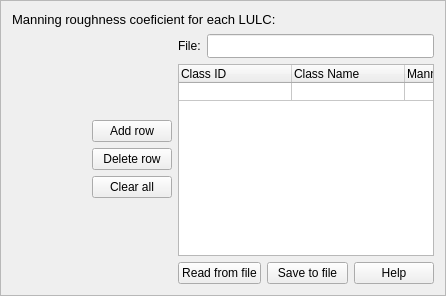
                 <widget class="QFrame" name="frame_5">
                  <property name="minimumSize">
                   <size>
                    <width>0</width>
                    <height>0</height>
                   </size>
                  </property>
                  <property name="frameShape">
                   <enum>QFrame::StyledPanel</enum>
                  </property>
                  <property name="frameShadow">
                   <enum>QFrame::Raised</enum>
                  </property>
                  <layout class="QGridLayout" name="gridLayout_49">
                   <item row="0" column="0" colspan="2">
                    <layout class="QVBoxLayout" name="verticalLayout_7">
                     <item>
                      <layout class="QHBoxLayout" name="horizontalLayout_13">
                       <item>
                        <widget class="QLabel" name="label_41">
                         <property name="text">
                          <string>&lt;html&gt;&lt;head/&gt;&lt;body&gt;&lt;p align=&quot;justify&quot;&gt;&lt;span style=&quot; font-size:10pt;&quot;&gt;Manning roughness coeficient for each LULC: &lt;/span&gt;&lt;/p&gt;&lt;/body&gt;&lt;/html&gt;</string>
                         </property>
                        </widget>
                       </item>
                       <item>
                        <widget class="QLabel" name="label_42">
                         <property name="sizePolicy">
                          <sizepolicy hsizetype="Preferred" vsizetype="Preferred">
                           <horstretch>0</horstretch>
                           <verstretch>0</verstretch>
                          </sizepolicy>
                         </property>
                         <property name="minimumSize">
                          <size>
                           <width>16</width>
                           <height>16</height>
                          </size>
                         </property>
                         <property name="maximumSize">
                          <size>
                           <width>16</width>
                           <height>16</height>
                          </size>
                         </property>
                         <property name="toolTip">
                          <string>&lt;html&gt;&lt;head/&gt;&lt;body&gt;&lt;p&gt;Add the Manning roughness and K coefficients (shallow concentrated flow) for each LULC. Read this information from a specific file or enter the data directly to the table.&lt;/p&gt;&lt;/body&gt;&lt;/html&gt;</string>
                         </property>
                         <property name="text">
                          <string/>
                         </property>
                         <property name="pixmap">
                          <pixmap resource="resources.qrc">:/plugins/hidroPixel/icons/icons/info(2).png</pixmap>
                         </property>
                         <property name="scaledContents">
                          <bool>true</bool>
                         </property>
                        </widget>
                       </item>
                      </layout>
                     </item>
                     <item>
                      <layout class="QHBoxLayout" name="horizontalLayout_16">
                       <item>
                        <layout class="QGridLayout" name="gridLayout_39">
                         <item row="1" column="1">
                          <widget class="QPushButton" name="btn_del_row_2">
                           <property name="toolTip">
                            <string>&lt;html&gt;&lt;head/&gt;&lt;body&gt;&lt;p&gt;Chose one line.&lt;/p&gt;&lt;/body&gt;&lt;/html&gt;</string>
                           </property>
                           <property name="text">
                            <string>Delete row</string>
                           </property>
                          </widget>
                         </item>
                         <item row="2" column="1" alignment="Qt::AlignTop">
                          <widget class="QPushButton" name="btn_clear_2">
                           <property name="text">
                            <string>Clear all</string>
                           </property>
                          </widget>
                         </item>
                         <item row="0" column="1" alignment="Qt::AlignBottom">
                          <widget class="QPushButton" name="btn_add_row_2">
                           <property name="text">
                            <string>Add row</string>
                           </property>
                          </widget>
                         </item>
                         <item row="1" column="0">
                          <spacer name="horizontalSpacer_7">
                           <property name="orientation">
                            <enum>Qt::Horizontal</enum>
                           </property>
                           <property name="sizeType">
                            <enum>QSizePolicy::Fixed</enum>
                           </property>
                           <property name="sizeHint" stdset="0">
                            <size>
                             <width>80</width>
                             <height>20</height>
                            </size>
                           </property>
                          </spacer>
                         </item>
                        </layout>
                       </item>
                       <item>
                        <layout class="QGridLayout" name="gridLayout_28">
                         <item row="0" column="0">
                          <layout class="QGridLayout" name="gridLayout_37">
                           <item row="0" column="0">
                            <layout class="QGridLayout" name="gridLayout_40">
                             <item row="0" column="0">
                              <widget class="QLabel" name="label_66">
                               <property name="text">
                                <string>&lt;html&gt;&lt;head/&gt;&lt;body&gt;&lt;p align=&quot;justify&quot;&gt;&lt;span style=&quot; font-size:10pt;&quot;&gt;File:&lt;/span&gt;&lt;/p&gt;&lt;/body&gt;&lt;/html&gt;</string>
                               </property>
                              </widget>
                             </item>
                             <item row="0" column="1">
                              <widget class="QLineEdit" name="le_10_pg2">
                               <property name="minimumSize">
                                <size>
                                 <width>220</width>
                                 <height>24</height>
                                </size>
                               </property>
                               <property name="maximumSize">
                                <size>
                                 <width>16777215</width>
                                 <height>24</height>
                                </size>
                               </property>
                               <property name="readOnly">
                                <bool>true</bool>
                               </property>
                               <property name="clearButtonEnabled">
                                <bool>true</bool>
                               </property>
                              </widget>
                             </item>
                            </layout>
                           </item>
                           <item row="1" column="0">
                            <widget class="QTableWidget" name="tbw_2_pg2">
                             <property name="layoutDirection">
                              <enum>Qt::LeftToRight</enum>
                             </property>
                             <property name="horizontalScrollBarPolicy">
                              <enum>Qt::ScrollBarAlwaysOff</enum>
                             </property>
                             <property name="autoScroll">
                              <bool>true</bool>
                             </property>
                             <property name="alternatingRowColors">
                              <bool>true</bool>
                             </property>
                             <property name="selectionMode">
                              <enum>QAbstractItemView::ExtendedSelection</enum>
                             </property>
                             <property name="textElideMode">
                              <enum>Qt::ElideMiddle</enum>
                             </property>
                             <property name="verticalScrollMode">
                              <enum>QAbstractItemView::ScrollPerItem</enum>
                             </property>
                             <property name="horizontalScrollMode">
                              <enum>QAbstractItemView::ScrollPerItem</enum>
                             </property>
                             <property name="showGrid">
                              <bool>true</bool>
                             </property>
                             <property name="gridStyle">
                              <enum>Qt::SolidLine</enum>
                             </property>
                             <property name="sortingEnabled">
                              <bool>true</bool>
                             </property>
                             <property name="wordWrap">
                              <bool>true</bool>
                             </property>
                             <property name="cornerButtonEnabled">
                              <bool>true</bool>
                             </property>
                             <attribute name="horizontalHeaderVisible">
                              <bool>true</bool>
                             </attribute>
                             <attribute name="horizontalHeaderCascadingSectionResizes">
                              <bool>true</bool>
                             </attribute>
                             <attribute name="horizontalHeaderDefaultSectionSize">
                              <number>113</number>
                             </attribute>
                             <attribute name="horizontalHeaderHighlightSections">
                              <bool>true</bool>
                             </attribute>
                             <attribute name="horizontalHeaderShowSortIndicator" stdset="0">
                              <bool>true</bool>
                             </attribute>
                             <attribute name="horizontalHeaderStretchLastSection">
                              <bool>false</bool>
                             </attribute>
                             <attribute name="verticalHeaderVisible">
                              <bool>false</bool>
                             </attribute>
                             <attribute name="verticalHeaderCascadingSectionResizes">
                              <bool>false</bool>
                             </attribute>
                             <attribute name="verticalHeaderMinimumSectionSize">
                              <number>5</number>
                             </attribute>
                             <attribute name="verticalHeaderDefaultSectionSize">
                              <number>5</number>
                             </attribute>
                             <row>
                              <property name="text">
                               <string>1</string>
                              </property>
                             </row>
                             <column>
                              <property name="text">
                               <string>Class ID</string>
                              </property>
                              <property name="textAlignment">
                               <set>AlignLeading|AlignVCenter</set>
                              </property>
                             </column>
                             <column>
                              <property name="text">
                               <string>Class Name</string>
                              </property>
                              <property name="textAlignment">
                               <set>AlignLeading|AlignVCenter</set>
                              </property>
                             </column>
                             <column>
                              <property name="text">
                               <string>Manning</string>
                              </property>
                              <property name="textAlignment">
                               <set>AlignLeading|AlignVCenter</set>
                              </property>
                             </column>
                             <column>
                              <property name="text">
                               <string>Coefficient K</string>
                              </property>
                              <property name="textAlignment">
                               <set>AlignLeading|AlignVCenter</set>
                              </property>
                             </column>
                            </widget>
                           </item>
                          </layout>
                         </item>
                         <item row="1" column="0">
                          <layout class="QGridLayout" name="gridLayout_41">
                           <item row="0" column="2">
                            <widget class="QPushButton" name="btn_help_t2">
                             <property name="text">
                              <string>Help</string>
                             </property>
                            </widget>
                           </item>
                           <item row="0" column="1">
                            <widget class="QPushButton" name="btn_save_file_t2">
                             <property name="text">
                              <string>Save to file</string>
                             </property>
                            </widget>
                           </item>
                           <item row="0" column="0">
                            <widget class="QPushButton" name="btn_read_t2">
                             <property name="text">
                              <string>Read from file</string>
                             </property>
                            </widget>
                           </item>
                          </layout>
                         </item>
                        </layout>
                       </item>
                      </layout>
                     </item>
                    </layout>
                   </item>
                  </layout>
                 </widget>
